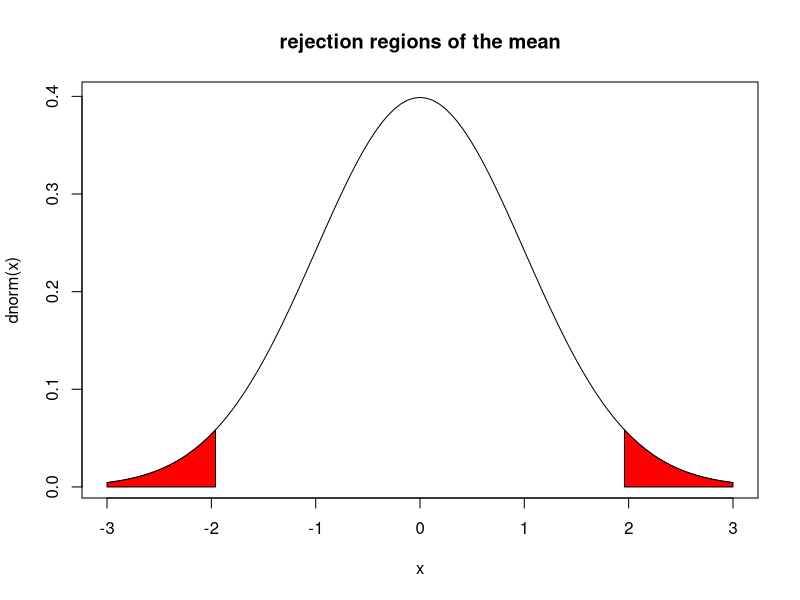

Source code (R):
## ---- chunk 1
sd <- 2.0
q95 <- qnorm(0.975)
n <- round(q95*q95*4/(0.2*0.2),digits = 0)+1
n
## ---- chunk 2
library(MASS)
x <- mvrnorm(n = 50,mu = 18.5,Sigma = 49,empirical = T)
result <- t.test(x,mu = 16)
y <- result$conf.int
c(y[1],y[2])
if(result$p.value > 0.05){
  print("The tolerable level is within this interval")
}else{
  print("The tolerable level is not within this interval")
  }
## ---- chunk 3
result <- prop.test(12,50,p = 0.165,conf.level = 0.90)
y <- result$conf.int
c(y[1],y[2])
if(result$p.value > 0.05){
  print("The town has a mobility rate that is same as the national average")
}else{
  print("The town has a mobility rate that is different from the national averages")
}
## ---- chunk 4
x1 <- mvrnorm(n = 20,mu = 4.1, Sigma = 14.3, empirical = T)
x2 <- mvrnorm(n = 16,mu = 3.1, Sigma = 12.0, empirical = T)
result1 <- t.test(x1,x2,var.equal = T)
if(result1$p.value > 0.05){
  print("There is no difference between the park-going frequencies of whites and nonwhites")
}else{
  print("There is difference between the park-going frequencies of whites and nonwhites")
}

result2 <- t.test(x1,x2)
if(result2$p.value > 0.05){
  print("There is no difference between the park-going frequencies of whites and nonwhites")
}else{
  print("There is difference between the park-going frequencies of whites and nonwhites")
}

result1$p.value
result2$p.value
y <- result1$conf.int
c(y[1],y[2])

x3 <- mvrnorm(n = 24,mu = 4.1, Sigma = 14.3,empirical = T)
x4 <- mvrnorm(n = 12,mu = 3.1, Sigma = 12.0,empirical = T)
result3 <- t.test(x3,x4,var.equal = T)
if(result3$p.value > 0.05){
  print("There is no difference between the park-going frequencies of whites and nonwhites")
}else{
  print("There is difference between the park-going frequencies of whites and nonwhites")
}

result4 <- t.test(x3,x4)
if(result4$p.value > 0.05){
  print("There is no difference between the park-going frequencies of whites and nonwhites")
}else{
  print("There is difference between the park-going frequencies of whites and nonwhites")
}
result3$p.value
result4$p.value
y <- result3$conf.int
c(y[1],y[2])
## ---- chunk 5
x <- mvrnorm(n = 17,mu = 6.4,Sigma = 19.36,empirical = T)
result <- t.test(x,mu = 4.2)
if(result$p.value > 0.05){
  print("There is no sufficient evidence that the stream's pollutant level exceeds the allowable limit")
}else{
  print("There is sufficient evidence that the stream's pollutant level exceeds the allowable limit")
}
result$p.value
## ---- chunk 6
x1 <- mvrnorm(n = 52,mu = 3.4, Sigma = 1.21,empirical = T)
x2 <- mvrnorm(n = 62,mu = 2.8, Sigma = 0.64,empirical = T)
result1 <- t.test(x1,x2,var.equal = F)

q95 <- qnorm(0.975)
curve(dnorm,from = -3,to = 3,main="rejection regions of the mean")
cord.x <- c(-3,seq(-3,-q95,by = 0.01),-q95)
cord.y <- c(0,dnorm(seq(-3,-q95,by = 0.01)),0)
polygon(cord.x,cord.y,col = 'red')
cord.x1 <- c(q95,seq(q95,3,by = 0.01),3)
cord.y1 <- c(0,dnorm(seq(q95,3,by = 0.01)),0)
polygon(cord.x1,cord.y1,col = 'red')
if(result1$p.value > 0.05){
  print("The mean length of unemployment doesn't differs among the residents of two local communities")
}else{
  print("The mean length of unemployment differ among the residents of two local communities")
}
## ---- chunk 7
x <- c(100, 426, 322, 466, 112, 155, 388, 1155, 234, 324, 556, 221, 18, 133, 177, 441)
mean <- mean(x)
sd <- sd(x)
q90 <- qt(0.95,df = 15)
q95 <- qt(0.975,df = 15)
std.err <- sd/sqrt(16)
conf.90 <- c(mean-q90*std.err , mean+q90*std.err)
conf.95 <- c(mean-q95*std.err , mean+q95*std.err)
conf.90
conf.95
## ---- chunk 8
result <- prop.test(x = c(8.8,15), n = c(40,50),alternative = "two.sided",conf.level = 0.90)
if(result$p.value > 0.1){
  print("Mobility rates in the two communities don't differ")
}else{
  print("Mobility rates in the two communities differ")
}
result$p.value
y <- result$conf.int
c(y[1],y[2])
## ---- chunk 9
x1 <- mvrnorm(n = 15,mu = 12.4, Sigma = 9,empirical = T)
x2 <- mvrnorm(n = 15,mu = 14.4, Sigma = 16,empirical = T)
result1 <- t.test(x1,x2,var.equal = T)
if(result1$p.value > 0.05){
  print("There is  not a significant difference in education between the two towns")
}else{
  print("There is a significant difference in education between the two towns")
}

result2 <- t.test(x1,x2)
if(result2$p.value > 0.05){
  print("There is not a significant difference in education between the two towns")
}else{
  print("There is a significant difference in education between the two towns")
}
## ---- chunk 10
result <- prop.test(7.5,50,p = 0.1)
if(result$p.value > 0.05){
  print("There is a not significantly different from the statewide average of 0.10")
}else{
  print("There is a significantly different from the statewide average of 0.10")
}
